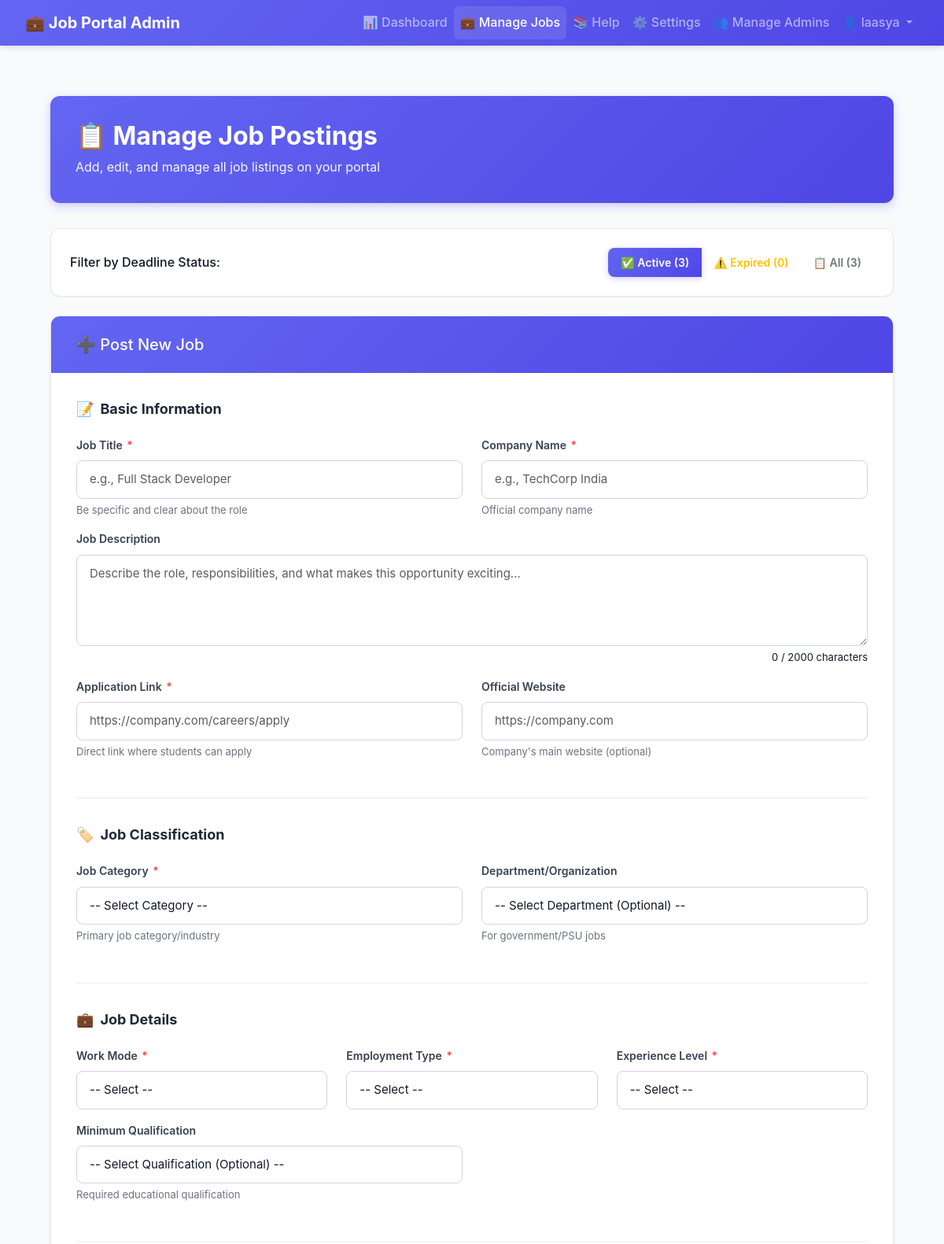
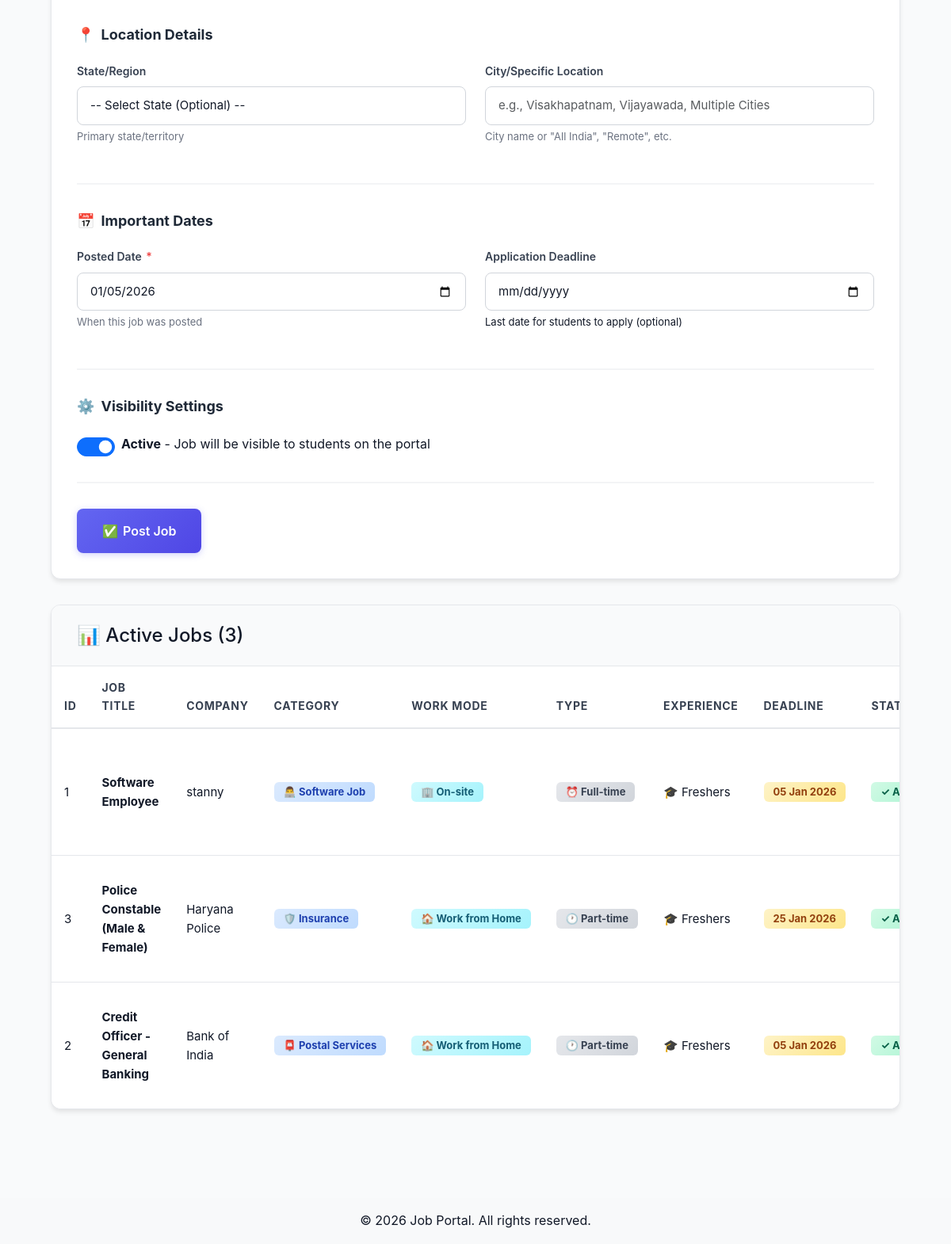
The app's page /admin/jobs.php (signed in) with its own data (2 pictures, top to bottom).
### tables this page shows
CREATE TABLE `jobs` (
  `id` int(11) NOT NULL,
  `notification_number` varchar(100) DEFAULT NULL,
  `title` varchar(200) NOT NULL,
  `slug` varchar(255) DEFAULT NULL,
  `total_vacancies` int(11) DEFAULT NULL,
  `company` varchar(100) NOT NULL,
  `recruitment_board` varchar(200) DEFAULT NULL,
  `description` text DEFAULT NULL,
  `job_link` varchar(500) NOT NULL,
  `official_website` varchar(255) DEFAULT NULL,
  `work_mode` enum('Work from Home','On-site','Hybrid') DEFAULT 'On-site',
  `employment_type` enum('Full-time','Part-time','Internship') DEFAULT 'Full-time',
  `experience_level` enum('Freshers','0-2 years','2-5 years','5+ years') DEFAULT 'Freshers',
  `location` varchar(100) DEFAULT NULL,
  `category` varchar(50) DEFAULT NULL,
  `posted_date` date NOT NULL,
  `application_deadline` date DEFAULT NULL,
  `is_active` tinyint(4) DEFAULT 1,
  `created_at` timestamp NOT NULL DEFAULT current_timestamp(),
  `vacancy_breakdown` text DEFAULT NULL COMMENT 'JSON format for position-wise breakdown',
  `min_qualification_id` int(11) DEFAULT NULL COMMENT 'FK to master_qualifications',
  `required_percentage` varchar(50) DEFAULT NULL,
  `age_limit_min` int(11) DEFAULT NULL,
  `age_limit_max` int(11) DEFAULT NULL,
  `age_relaxation` text DEFAULT NULL,
  `required_experience` varchar(100) DEFAULT NULL,
  `salary_min` decimal(10,2) DEFAULT NULL,
  `salary_max` decimal(10,2) DEFAULT NULL,
  `pay_scale` varchar(100) DEFAULT NULL,
  `allowances_details` text DEFAULT NULL,
  `selection_process` text DEFAULT NULL COMMENT 'Exam/Interview stages',
  `exam_pattern` text DEFAULT NULL COMMENT 'Exam structure details',
  `notification_date` date DEFAULT NULL,
  `last_date_to_apply` date DEFAULT NULL,
  `exam_date` date DEFAULT NULL,
  `result_date` date DEFAULT NULL,
  `eligibility_cutoff_date` date DEFAULT NULL,
  `application_fee_general` decimal(10,2) DEFAULT NULL,
  `application_fee_obc` decimal(10,2) DEFAULT NULL,
  `application_fee_sc_st` decimal(10,2) DEFAULT NULL,
  `payment_mode` varchar(100) DEFAULT 'Online',
  `notification_pdf` varchar(255) DEFAULT NULL,
  `syllabus_pdf` varchar(255) DEFAULT NULL,
  `admit_card_link` varchar(255) DEFAULT NULL,
  `answer_key_link` varchar(255) DEFAULT NULL,
  `job_category_id` int(11) DEFAULT NULL COMMENT 'FK to master_job_categories',
  `work_mode_id` int(11) DEFAULT NULL COMMENT 'FK to master_work_modes',
  `employment_type_id` int(11) DEFAULT NULL COMMENT 'FK to master_employment_types',
  `experience_level_id` int(11) DEFAULT NULL COMMENT 'FK to master_experience_levels',
  `state_id` int(11) DEFAULT NULL COMMENT 'FK to master_states',
  `department_id` int(11) DEFAULT NULL COMMENT 'FK to master_departments',
  `important_instructions` text DEFAULT NULL,
  `how_to_apply_steps` text DEFAULT NULL,
  `short_info` text DEFAULT NULL COMMENT 'Brief summary for listing page',
  `view_count` int(11) DEFAULT 0,
  `apply_click_count` int(11) DEFAULT 0,
  `updated_at` timestamp NOT NULL DEFAULT current_timestamp() ON UPDATE current_timestamp()
);

CREATE TABLE `master_job_categories` (
  `id` int(11) NOT NULL,
  `category_name` varchar(100) NOT NULL,
  `category_slug` varchar(100) NOT NULL,
  `icon` varchar(50) DEFAULT '?',
  `description` text DEFAULT NULL,
  `display_order` int(11) DEFAULT 0,
  `is_active` tinyint(1) DEFAULT 1,
  `created_at` timestamp NOT NULL DEFAULT current_timestamp(),
  `updated_at` timestamp NOT NULL DEFAULT current_timestamp() ON UPDATE current_timestamp()
);

CREATE TABLE `master_work_modes` (
  `id` int(11) NOT NULL,
  `mode_name` varchar(50) NOT NULL,
  `icon` varchar(50) DEFAULT '?',
  `display_order` int(11) DEFAULT 0,
  `is_active` tinyint(1) DEFAULT 1,
  `created_at` timestamp NOT NULL DEFAULT current_timestamp(),
  `updated_at` timestamp NULL DEFAULT NULL
);

CREATE TABLE `master_employment_types` (
  `id` int(11) NOT NULL,
  `type_name` varchar(50) NOT NULL,
  `icon` varchar(50) DEFAULT '⏰',
  `display_order` int(11) DEFAULT 0,
  `is_active` tinyint(1) DEFAULT 1,
  `created_at` timestamp NOT NULL DEFAULT current_timestamp(),
  `updated_at` timestamp NULL DEFAULT NULL
);

CREATE TABLE `master_experience_levels` (
  `id` int(11) NOT NULL,
  `level_name` varchar(50) NOT NULL,
  `icon` varchar(50) DEFAULT '?',
  `display_order` int(11) DEFAULT 0,
  `is_active` tinyint(1) DEFAULT 1,
  `created_at` timestamp NOT NULL DEFAULT current_timestamp(),
  `updated_at` timestamp NULL DEFAULT NULL
);

### admin/jobs.php (the view, shortened to what the rows shown need)
<?php
require_once '../includes/config.php';
require_once '../includes/functions.php';
$page = isset($_GET['page']) ? (int)$_GET['page'] : 1;
$perPage = 10;
$offset = ($page - 1) * $perPage;
$whereClause = "WHERE j.is_active = 1";
if (isset($_GET['show_expired'])) {
    $whereClause .= " AND j.application_deadline IS NOT NULL AND j.application_deadline < CURDATE()";
    $filterLabel = "Expired Jobs";
} elseif (!isset($_GET['show_all'])) {
    $whereClause .= " AND (j.application_deadline IS NULL OR j.application_deadline >= CURDATE())";
}
$jobsQuery = "SELECT j.*,
    c.category_name, c.icon as category_icon,
    w.mode_name, w.icon as work_mode_icon,
    e.type_name, e.icon as employment_icon,
    ex.level_name, ex.icon as experience_icon,
    s.state_name
    FROM jobs j
    LEFT JOIN master_job_categories c ON j.job_category_id = c.id
    LEFT JOIN master_work_modes w ON j.work_mode_id = w.id
    LEFT JOIN master_employment_types e ON j.employment_type_id = e.id
    LEFT JOIN master_experience_levels ex ON j.experience_level_id = ex.id
    LEFT JOIN master_states s ON j.state_id = s.id
    $whereClause
    ORDER BY j.posted_date DESC, j.id DESC
    LIMIT $perPage OFFSET $offset";
$jobs = $pdo->query($jobsQuery)->fetchAll();
include 'includes/header.php';
?>
<div class="admin-container">
    <div class="page-header">
        <h2>📋 Manage Job Postings</h2>
    </div>
    <div class="table-card">
        <div class="table-responsive">
            <?php if (count($jobs) > 0): ?>
            <table class="table table-hover mb-0">
                <thead>
                    <tr>
                        <th>ID</th>
                        <th>Job Title</th>
                        <th>Company</th>
                        <th>Category</th>
                        <th>Work Mode</th>
                        <th>Type</th>
                        <th>Experience</th>
                        <th>Deadline</th>
                        <th>Status</th>
                    </tr>
                </thead>
                <tbody>
                    <?php foreach ($jobs as $job): ?>
                    <tr>
                        <td data-label="ID"><?php echo $job['id']; ?></td>
                        <td data-label="Title"><strong><?php echo sanitize($job['title']); ?></strong></td>
                        <td data-label="Company"><?php echo sanitize($job['company']); ?></td>
                        <td data-label="Category">
                            <?php if ($job['category_name']): ?>
                                <span class="badge bg-primary">
                                    <?php echo $job['category_icon']; ?> <?php echo sanitize($job['category_name']); ?>
                                </span>
                            <?php else: ?>
                                <span class="text-muted">-</span>
                            <?php endif; ?>
                        </td>
                        <td data-label="Work Mode">
                            <?php if ($job['mode_name']): ?>
                                <span class="badge bg-info">
                                    <?php echo $job['work_mode_icon']; ?> <?php echo $job['mode_name']; ?>
                                </span>
                            <?php else: ?>
                                <span class="text-muted">-</span>
                            <?php endif; ?>
                        </td>
                        <td data-label="Type">
                            <?php if ($job['type_name']): ?>
                                <span class="badge bg-secondary">
                                    <?php echo $job['employment_icon']; ?> <?php echo $job['type_name']; ?>
                                </span>
                            <?php else: ?>
                                <span class="text-muted">-</span>
                            <?php endif; ?>
                        </td>
                        <td data-label="Experience">
                            <?php if ($job['level_name']): ?>
                                <?php echo $job['experience_icon']; ?> <?php echo $job['level_name']; ?>
                            <?php else: ?>
                                <span class="text-muted">-</span>
                            <?php endif; ?>
                        </td>
                        <td data-label="Deadline">
                            <?php if ($job['application_deadline']): ?>
                                <?php
                                $deadline = strtotime($job['application_deadline']);
                                $today = strtotime(date('Y-m-d'));
                                $isExpired = $deadline < $today;
                                ?>
                                <span class="badge <?php echo $isExpired ? 'bg-danger' : 'bg-warning text-dark'; ?>">
                                    <?php echo date('d M Y', $deadline); ?>
                                </span>
                            <?php else: ?>
                                <span class="text-muted">No deadline</span>
                            <?php endif; ?>
                        </td>
                        <td data-label="Status">
                            <?php if ($job['is_active']): ?>
                                <span class="badge bg-success">✓ Active</span>
                            <?php else: ?>
                                <span class="badge bg-secondary">○ Inactive</span>
                            <?php endif; ?>
                        </td>
                    </tr>
                    <?php endforeach; ?>
                </tbody>
            </table>
            <?php endif; ?>
        </div>
    </div>
</div>
<?php include '../includes/footer.php'; ?>

### records on screen
jobs: id "1", title "Software Employee", company "stanny", master_job_categories.icon "👨‍💻", master_job_categories.category_name "Software Job", master_work_modes.icon "🏢", master_work_modes.mode_name "On-site", master_employment_types.icon "⏰", master_employment_types.type_name "Full-time", master_experience_levels.icon "🎓", master_experience_levels.level_name "Freshers", application_deadline "05 Jan 2026"
jobs: id "3", title "Police Constable (Male & Female)", company "Haryana Police", master_job_categories.icon "🛡️", master_job_categories.category_name "Insurance", master_work_modes.icon "🏠", master_work_modes.mode_name "Work from Home", master_employment_types.icon "🕐", master_employment_types.type_name "Part-time", master_experience_levels.icon "🎓", master_experience_levels.level_name "Freshers", application_deadline "25 Jan 2026"
jobs: id "2", title "Credit Officer - General Banking", company "Bank of India", master_job_categories.icon "📮", master_job_categories.category_name "Postal Services", master_work_modes.icon "🏠", master_work_modes.mode_name "Work from Home", master_employment_types.icon "🕐", master_employment_types.type_name "Part-time", master_experience_levels.icon "🎓", master_experience_levels.level_name "Freshers", application_deadline "05 Jan 2026"

### other values on screen
$_SESSION['admin_username'] "laasya"
$activeJobs "3"
$expiredJobs "0"
$totalJobsAll "3"
$filterLabel "Active Jobs"
$totalJobs "3"
